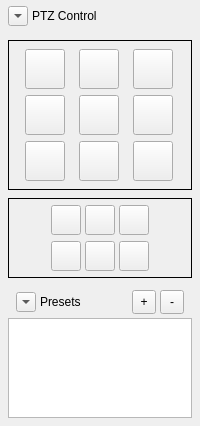
<?xml version="1.0" encoding="UTF-8"?>
<ui version="4.0">
 <class>PTZControlPanel</class>
 <widget class="QWidget" name="PTZControlPanel">
  <property name="geometry">
   <rect>
    <x>0</x>
    <y>0</y>
    <width>200</width>
    <height>400</height>
   </rect>
  </property>
  <property name="windowTitle">
   <string>PTZ Control Panel</string>
  </property>
  <layout class="QVBoxLayout" name="verticalLayout">
   <property name="spacing">
    <number>0</number>
   </property>
   <property name="leftMargin">
    <number>0</number>
   </property>
   <property name="topMargin">
    <number>0</number>
   </property>
   <property name="rightMargin">
    <number>0</number>
   </property>
   <property name="bottomMargin">
    <number>0</number>
   </property>
   <item>
    <widget class="QWidget" name="m_titleBar">
     <property name="minimumSize">
      <size>
       <width>0</width>
       <height>32</height>
      </size>
     </property>
     <property name="maximumSize">
      <size>
       <width>16777215</width>
       <height>32</height>
      </size>
     </property>
     <layout class="QHBoxLayout" name="horizontalLayout">
      <property name="spacing">
       <number>4</number>
      </property>
      <property name="leftMargin">
       <number>8</number>
      </property>
      <property name="topMargin">
       <number>0</number>
      </property>
      <property name="rightMargin">
       <number>8</number>
      </property>
      <property name="bottomMargin">
       <number>0</number>
      </property>
      <item>
       <widget class="QToolButton" name="m_toggleBtn">
        <property name="minimumSize">
         <size>
          <width>20</width>
          <height>20</height>
         </size>
        </property>
        <property name="maximumSize">
         <size>
          <width>20</width>
          <height>20</height>
         </size>
        </property>
        <property name="text">
         <string>...</string>
        </property>
        <property name="arrowType">
         <enum>Qt::DownArrow</enum>
        </property>
       </widget>
      </item>
      <item>
       <widget class="QLabel" name="m_titleLabel">
        <property name="text">
         <string>PTZ Control</string>
        </property>
       </widget>
      </item>
      <item>
       <spacer name="horizontalSpacer">
        <property name="orientation">
         <enum>Qt::Horizontal</enum>
        </property>
        <property name="sizeHint" stdset="0">
         <size>
          <width>40</width>
          <height>20</height>
         </size>
        </property>
       </spacer>
      </item>
     </layout>
    </widget>
   </item>
   <item>
    <widget class="QWidget" name="m_contentWidget">
     <layout class="QVBoxLayout" name="contentLayout">
      <property name="spacing">
       <number>8</number>
      </property>
      <property name="leftMargin">
       <number>8</number>
      </property>
      <property name="topMargin">
       <number>8</number>
      </property>
      <property name="rightMargin">
       <number>8</number>
      </property>
      <property name="bottomMargin">
       <number>8</number>
      </property>
      <item>
       <widget class="QFrame" name="dpadFrame">
        <property name="minimumSize">
         <size>
          <width>150</width>
          <height>150</height>
         </size>
        </property>
        <property name="frameShape">
         <enum>QFrame::Box</enum>
        </property>
        <layout class="QGridLayout" name="dpadLayout">
         <property name="spacing">
          <number>2</number>
         </property>
         <property name="leftMargin">
          <number>4</number>
         </property>
         <property name="topMargin">
          <number>4</number>
         </property>
         <property name="rightMargin">
          <number>4</number>
         </property>
         <property name="bottomMargin">
          <number>4</number>
         </property>
         <item row="0" column="0">
          <widget class="QToolButton" name="btnUpLeft">
           <property name="minimumSize">
            <size>
             <width>40</width>
             <height>40</height>
            </size>
           </property>
           <property name="text">
            <string></string>
           </property>
          </widget>
         </item>
         <item row="0" column="1">
          <widget class="QToolButton" name="btnUp">
           <property name="minimumSize">
            <size>
             <width>40</width>
             <height>40</height>
            </size>
           </property>
           <property name="text">
            <string></string>
           </property>
          </widget>
         </item>
         <item row="0" column="2">
          <widget class="QToolButton" name="btnUpRight">
           <property name="minimumSize">
            <size>
             <width>40</width>
             <height>40</height>
            </size>
           </property>
           <property name="text">
            <string></string>
           </property>
          </widget>
         </item>
         <item row="1" column="0">
          <widget class="QToolButton" name="btnLeft">
           <property name="minimumSize">
            <size>
             <width>40</width>
             <height>40</height>
            </size>
           </property>
           <property name="text">
            <string></string>
           </property>
          </widget>
         </item>
         <item row="1" column="1">
          <widget class="QToolButton" name="btnCenter">
           <property name="minimumSize">
            <size>
             <width>40</width>
             <height>40</height>
            </size>
           </property>
           <property name="text">
            <string></string>
           </property>
          </widget>
         </item>
         <item row="1" column="2">
          <widget class="QToolButton" name="btnRight">
           <property name="minimumSize">
            <size>
             <width>40</width>
             <height>40</height>
            </size>
           </property>
           <property name="text">
            <string></string>
           </property>
          </widget>
         </item>
         <item row="2" column="0">
          <widget class="QToolButton" name="btnDownLeft">
           <property name="minimumSize">
            <size>
             <width>40</width>
             <height>40</height>
            </size>
           </property>
           <property name="text">
            <string></string>
           </property>
          </widget>
         </item>
         <item row="2" column="1">
          <widget class="QToolButton" name="btnDown">
           <property name="minimumSize">
            <size>
             <width>40</width>
             <height>40</height>
            </size>
           </property>
           <property name="text">
            <string></string>
           </property>
          </widget>
         </item>
         <item row="2" column="2">
          <widget class="QToolButton" name="btnDownRight">
           <property name="minimumSize">
            <size>
             <width>40</width>
             <height>40</height>
            </size>
           </property>
           <property name="text">
            <string></string>
           </property>
          </widget>
         </item>
        </layout>
       </widget>
      </item>
      <item>
       <widget class="QFrame" name="auxFrame">
        <property name="minimumSize">
         <size>
          <width>0</width>
          <height>80</height>
         </size>
        </property>
        <property name="maximumSize">
         <size>
          <width>16777215</width>
          <height>80</height>
         </size>
        </property>
        <property name="frameShape">
         <enum>QFrame::Box</enum>
        </property>
        <layout class="QVBoxLayout" name="auxLayout">
         <property name="spacing">
          <number>4</number>
         </property>
         <property name="leftMargin">
          <number>4</number>
         </property>
         <property name="topMargin">
          <number>4</number>
         </property>
         <property name="rightMargin">
          <number>4</number>
         </property>
         <property name="bottomMargin">
          <number>4</number>
         </property>
         <item>
          <layout class="QHBoxLayout" name="auxRow1">
           <property name="spacing">
            <number>4</number>
           </property>
           <item>
            <spacer name="auxSpacer1Left">
             <property name="orientation">
              <enum>Qt::Horizontal</enum>
             </property>
             <property name="sizeHint" stdset="0">
              <size>
               <width>20</width>
               <height>20</height>
              </size>
             </property>
            </spacer>
           </item>
           <item>
            <widget class="QToolButton" name="btnZoomIn">
             <property name="minimumSize">
              <size>
               <width>30</width>
               <height>30</height>
              </size>
             </property>
             <property name="text">
              <string></string>
             </property>
            </widget>
           </item>
           <item>
            <widget class="QToolButton" name="btnZoomOut">
             <property name="minimumSize">
              <size>
               <width>30</width>
               <height>30</height>
              </size>
             </property>
             <property name="text">
              <string></string>
             </property>
            </widget>
           </item>
           <item>
            <widget class="QToolButton" name="btnFocusNear">
             <property name="minimumSize">
              <size>
               <width>30</width>
               <height>30</height>
              </size>
             </property>
             <property name="text">
              <string></string>
             </property>
            </widget>
           </item>
           <item>
            <spacer name="auxSpacer1Right">
             <property name="orientation">
              <enum>Qt::Horizontal</enum>
             </property>
             <property name="sizeHint" stdset="0">
              <size>
               <width>20</width>
               <height>20</height>
              </size>
             </property>
            </spacer>
           </item>
          </layout>
         </item>
         <item>
          <layout class="QHBoxLayout" name="auxRow2">
           <property name="spacing">
            <number>4</number>
           </property>
           <item>
            <spacer name="auxSpacer2Left">
             <property name="orientation">
              <enum>Qt::Horizontal</enum>
             </property>
             <property name="sizeHint" stdset="0">
              <size>
               <width>20</width>
               <height>20</height>
              </size>
             </property>
            </spacer>
           </item>
           <item>
            <widget class="QToolButton" name="btnFocusFar">
             <property name="minimumSize">
              <size>
               <width>30</width>
               <height>30</height>
              </size>
             </property>
             <property name="text">
              <string></string>
             </property>
            </widget>
           </item>
           <item>
            <widget class="QToolButton" name="btnIrisOpen">
             <property name="minimumSize">
              <size>
               <width>30</width>
               <height>30</height>
              </size>
             </property>
             <property name="text">
              <string></string>
             </property>
            </widget>
           </item>
           <item>
            <widget class="QToolButton" name="btnIrisClose">
             <property name="minimumSize">
              <size>
               <width>30</width>
               <height>30</height>
              </size>
             </property>
             <property name="text">
              <string></string>
             </property>
            </widget>
           </item>
           <item>
            <spacer name="auxSpacer2Right">
             <property name="orientation">
              <enum>Qt::Horizontal</enum>
             </property>
             <property name="sizeHint" stdset="0">
              <size>
               <width>20</width>
               <height>20</height>
              </size>
             </property>
            </spacer>
           </item>
          </layout>
         </item>
        </layout>
       </widget>
      </item>
      <item>
       <widget class="QWidget" name="presetContainer">
        <layout class="QVBoxLayout" name="presetContainerLayout">
         <property name="spacing">
          <number>0</number>
         </property>
         <property name="leftMargin">
          <number>0</number>
         </property>
         <property name="topMargin">
          <number>0</number>
         </property>
         <property name="rightMargin">
          <number>0</number>
         </property>
         <property name="bottomMargin">
          <number>0</number>
         </property>
         <item>
          <widget class="QWidget" name="presetHeader">
           <property name="minimumSize">
            <size>
             <width>0</width>
             <height>32</height>
            </size>
           </property>
           <property name="maximumSize">
            <size>
             <width>16777215</width>
             <height>32</height>
            </size>
           </property>
           <layout class="QHBoxLayout" name="presetHeaderLayout">
            <property name="spacing">
             <number>4</number>
            </property>
            <property name="leftMargin">
             <number>8</number>
            </property>
            <property name="topMargin">
             <number>0</number>
            </property>
            <property name="rightMargin">
             <number>8</number>
            </property>
            <property name="bottomMargin">
             <number>0</number>
            </property>
            <item>
             <widget class="QToolButton" name="btnPresetToggle">
              <property name="minimumSize">
               <size>
                <width>20</width>
                <height>20</height>
               </size>
              </property>
              <property name="maximumSize">
               <size>
                <width>20</width>
                <height>20</height>
               </size>
              </property>
              <property name="arrowType">
               <enum>Qt::DownArrow</enum>
              </property>
             </widget>
            </item>
            <item>
             <widget class="QLabel" name="presetLabel">
              <property name="text">
               <string>Presets</string>
              </property>
             </widget>
            </item>
            <item>
             <spacer name="presetHeaderSpacer">
              <property name="orientation">
               <enum>Qt::Horizontal</enum>
              </property>
              <property name="sizeHint" stdset="0">
               <size>
                <width>40</width>
                <height>20</height>
               </size>
              </property>
             </spacer>
            </item>
            <item>
             <widget class="QToolButton" name="btnPresetAdd">
              <property name="minimumSize">
               <size>
                <width>24</width>
                <height>24</height>
               </size>
              </property>
              <property name="maximumSize">
               <size>
                <width>24</width>
                <height>24</height>
               </size>
              </property>
              <property name="text">
               <string>+</string>
              </property>
             </widget>
            </item>
            <item>
             <widget class="QToolButton" name="btnPresetRemove">
              <property name="minimumSize">
               <size>
                <width>24</width>
                <height>24</height>
               </size>
              </property>
              <property name="maximumSize">
               <size>
                <width>24</width>
                <height>24</height>
               </size>
              </property>
              <property name="text">
               <string>-</string>
              </property>
             </widget>
            </item>
           </layout>
          </widget>
         </item>
         <item>
          <widget class="QListView" name="presetListView">
           <property name="minimumSize">
            <size>
             <width>0</width>
             <height>100</height>
            </size>
           </property>
           <property name="maximumSize">
            <size>
             <width>16777215</width>
             <height>150</height>
            </size>
           </property>
          </widget>
         </item>
        </layout>
       </widget>
      </item>
     </layout>
    </widget>
   </item>
  </layout>
 </widget>
 <resources/>
 <connections/>
</ui>
